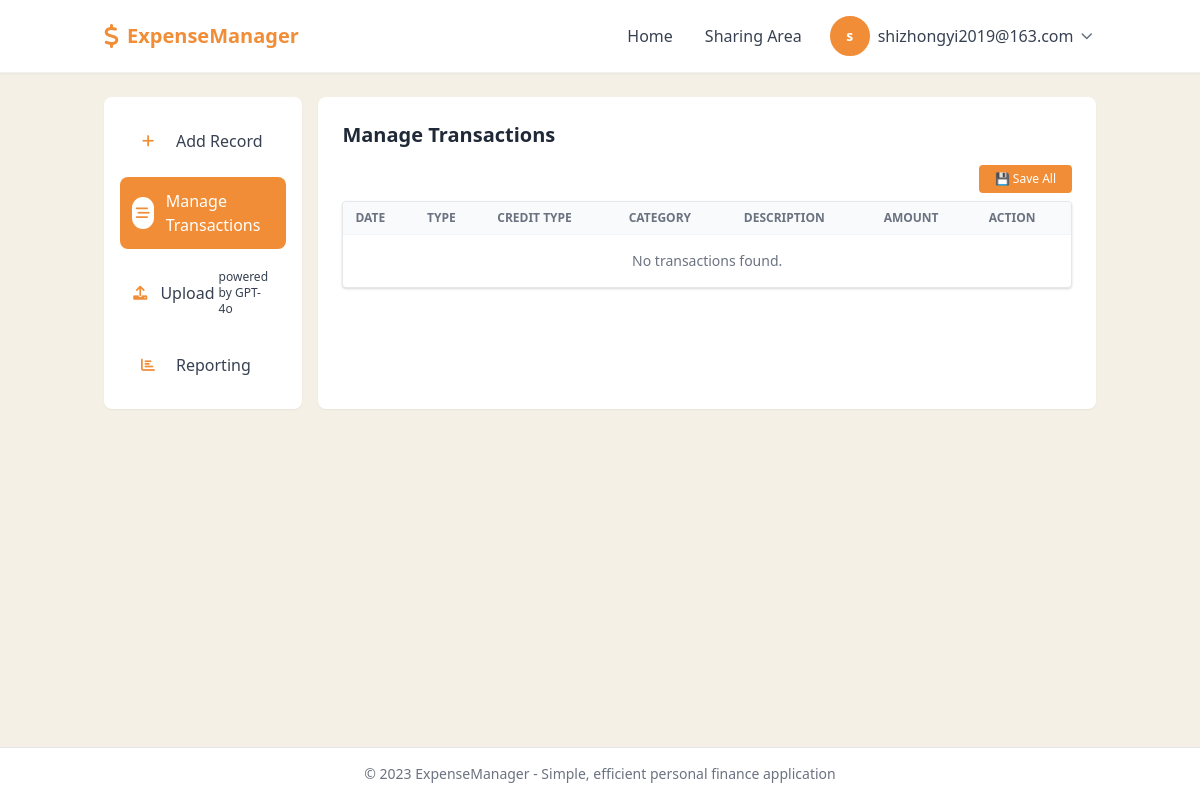
/flow/ (signed in), run on an earlier commit of the app's database.
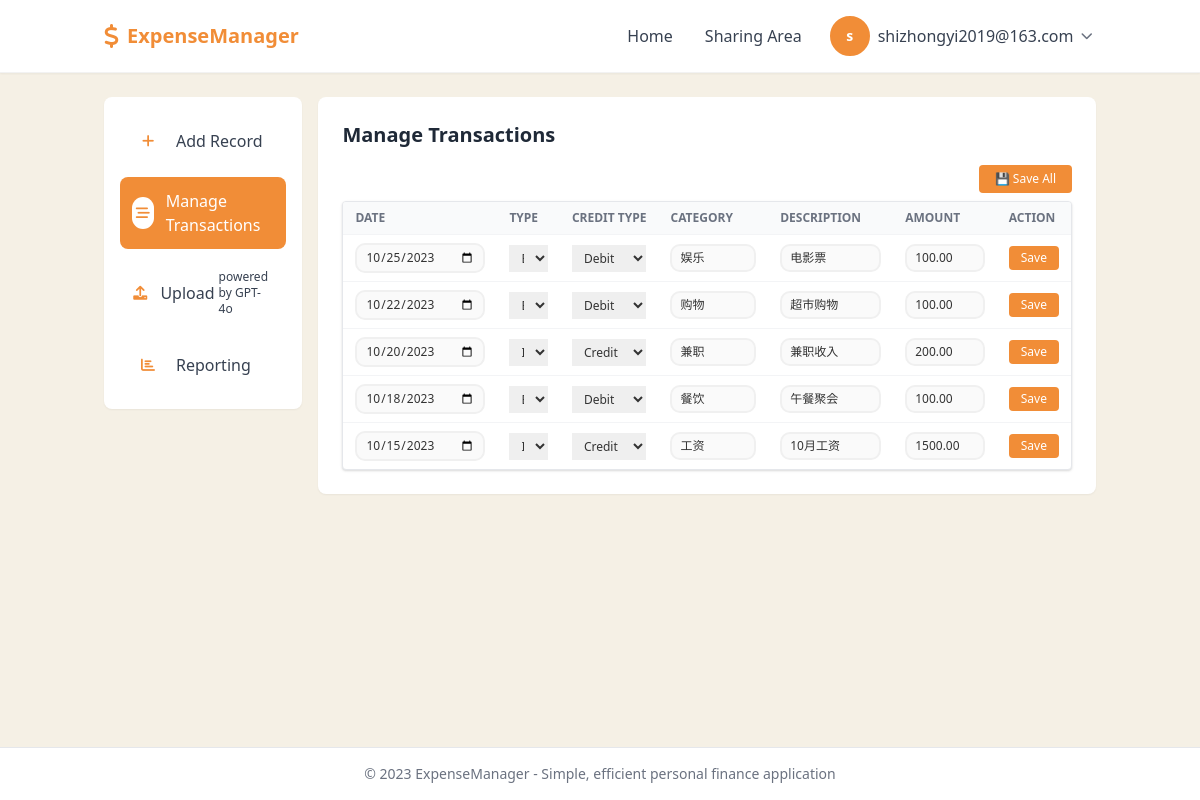
And on a later commit of the database.
### models/user.py (models this page shows)
class User(Base,UserMixin):
    __tablename__ = 'users'
    id = Column(Integer, primary_key=True)
    username = Column(String(150), nullable=True)
    password = Column(String(255), nullable=False)
    email = Column(String(255), unique=True, nullable=False)
    oauth_provider = Column(String(50), nullable=True)  # e.g., 'google'
    oauth_id = Column(String(255), nullable=True)       # e.g., Google user ID
    created_at = Column(DateTime, default=datetime.utcnow)
    avatar = Column(String(255), nullable=True)
    transactions = relationship("Transaction", back_populates="user")
    uploads = relationship("Upload", back_populates="user")

### models/transaction.py (models this page shows)
class Transaction(Base):
    __tablename__ = 'transactions'
    id = Column(Integer, primary_key=True)
    type = Column(String(20), nullable=False)               # 'income' or 'expense'
    credit_type = Column(String(20), nullable=True)        # 'debit' or 'credit'
    amount = Column(Numeric(10, 2), nullable=False)         # Monetary value with 2 decimal places
    category = Column(String(50), nullable=True)            # Free-text category
    date = Column(Date, nullable=False)                     # Date of transaction
    time = Column(Time, nullable=True)                      # Optional time
    description = Column(String(255), nullable=True)              # Description of transaction
    user_id = Column(Integer, ForeignKey('users.id'), nullable=False)
    upload_id = Column(Integer, ForeignKey('uploads.id'), nullable=True)
    created_at = Column(DateTime, default=datetime.utcnow)
    updated_at = Column(DateTime, default=datetime.utcnow, onupdate=datetime.utcnow)
    user = relationship("User", back_populates="transactions")
    upload = relationship("Upload", back_populates="transactions", lazy='joined')
    __table_args__ = (
        Index('idx_transaction_user_date', 'user_id', 'date'),
        Index('idx_transaction_category', 'category'),
    )

### routes/flow.py (the view)
@flow_bp.route('/')
@login_required
def index():
    db = get_db()
    transactions = db.query(Transaction).filter_by(user_id=g.user.id).order_by(Transaction.date.desc()).all()
    return render_template(
        'main/flow.html',
        transactions=transactions,
        active_page='flow'
    )

### app.py (called while the page is built)
@login_manager.user_loader
def load_user(user_id):
    db = get_db()
    return db.query(User).get(int(user_id))

### db.py (called while the page is built)
def get_db():
    if 'db' not in g:
        g.db = SessionLocal()
    return g.db

### templates/main/flow.html (shortened to what this page needs)
{% extends "components/dashboard_base.html" %}
{% block dashboard_content %}
<h1 class="text-xl font-semibold text-gray-800 mb-4">Manage Transactions</h1>
<div class="mb-2 flex justify-end">
  <button onclick="saveAllRows()" class="bg-primary text-white text-xs px-4 py-1.5 rounded hover:bg-primary-dark transition">
    💾 Save All
  </button>
</div>
<div class="w-full overflow-x-auto scroll-smooth touch-auto rounded shadow border border-gray-200 bg-white">
  <table class="min-w-[800px] md:min-w-full divide-y divide-gray-100 text-sm">
    <thead class="bg-gray-50 text-left text-xs font-medium text-gray-500 uppercase sticky top-0 z-10">
      <tr>
        <th class="px-3 py-2 whitespace-nowrap">Date</th>
        <th class="px-3 py-2 whitespace-nowrap">Type</th>
        <th class="px-3 py-2 whitespace-nowrap hidden sm:table-cell">Credit Type</th>
        <th class="px-3 py-2 whitespace-nowrap">Category</th>
        <th class="px-3 py-2 whitespace-nowrap hidden sm:table-cell">Description</th>
        <th class="px-3 py-2 whitespace-nowrap">Amount</th>
        <th class="px-3 py-2 whitespace-nowrap">Action</th>
      </tr>
    </thead>
    <tbody class="divide-y divide-gray-100">
      {% for t in transactions %}
      <tr data-id="{{ t.id }}" class="hover:bg-gray-50">
        <td class="px-3 py-2 whitespace-nowrap">
          <input type="date" class="form-input w-full text-xs py-1 px-2" value="{{ t.date }}">
        </td>
        <td class="px-3 py-2 whitespace-nowrap">
          <select class="form-select w-full text-xs py-1 px-2 type-selector">
            <option value="income" {% if t.type == 'income' %}selected{% endif %}>Income</option>
            <option value="expense" {% if t.type == 'expense' %}selected{% endif %}>Expense</option>
          </select>
        </td>
        <td class="px-3 py-2 whitespace-nowrap hidden sm:table-cell">
          <select class="form-select w-full text-xs py-1 px-2 credit-type-selector">
            <option value="debit" {% if t.credit_type == 'debit' %}selected{% endif %}>Debit</option>
            <option value="credit" {% if t.credit_type == 'credit' %}selected{% endif %}>Credit</option>
          </select>
        </td>
        <td class="px-3 py-2 whitespace-nowrap">
          <input type="text" class="form-input w-full text-xs py-1 px-2" value="{{ t.category }}">
        </td>
        <td class="px-3 py-2 whitespace-nowrap hidden sm:table-cell">
          <input type="text" class="form-input w-full text-xs py-1 px-2" value="{{ t.description }}">
        </td>
        <td class="px-3 py-2 whitespace-nowrap">
          <input type="number" step="0.01" class="form-input w-full text-xs py-1 px-2" value="{{ '%.2f'|format(t.amount) }}">
        </td>
        <td class="px-3 py-2 whitespace-nowrap">
          <button onclick="saveRow({{ t.id }})"
                  class="bg-primary text-white text-xs px-3 py-1 rounded hover:bg-primary-dark transition">
            Save
          </button>
        </td>
      </tr>
      {% else %}
      <tr>
        <td colspan="7" class="text-center text-gray-500 py-4 text-sm">No transactions found.</td>
      </tr>
      {% endfor %}
    </tbody>
  </table>
</div>
{% endblock %}

### templates/components/dashboard_base.html (shortened to what this page needs)
{% extends "components/navigator_base.html" %}
{% block content %}
<div class="flex flex-col md:flex-row gap-4">
  <div class="w-full md:w-1/5 max-w-xs">
    <div class="bg-white rounded-lg shadow-sm p-4 md:sticky md:top-4">
      <div id="sidebar-links" class="hidden md:block">
        <div class="flex flex-col gap-2">
          <a href="{{ url_for('record.index') }}"
             class="flex items-center p-3 rounded-lg {% if active_page == 'record' %}bg-primary text-white{% else %}text-gray-700 hover:bg-gray-100{% endif %} transition duration-200">
            <span class="w-8 h-8 flex items-center justify-center rounded-full {% if active_page == 'record' %}bg-white text-primary{% else %}bg-primary-light text-primary{% endif %} mr-3">
              <i class="fas fa-plus text-sm"></i>
            </span>
            <span class="font-medium">Add Record</span>
          </a>
          <a href="{{ url_for('flow.index') }}"
             class="flex items-center p-3 rounded-lg {% if active_page == 'flow' %}bg-primary text-white{% else %}text-gray-700 hover:bg-gray-100{% endif %} transition duration-200">
            <span class="w-8 h-8 flex items-center justify-center rounded-full {% if active_page == 'flow' %}bg-white text-primary{% else %}bg-primary-light text-primary{% endif %} mr-3">
              <i class="fas fa-stream text-sm"></i>
            </span>
            <span class="font-medium">Manage Transactions</span>
          </a>
          <a href="{{ url_for('upload.upload') }}"
             class="flex items-center p-3 rounded-lg {% if active_page == 'upload' %}bg-primary text-white{% else %}text-gray-700 hover:bg-gray-100{% endif %} transition duration-200">
            <span class="w-8 h-8 flex items-center justify-center rounded-full {% if active_page == 'upload' %}bg-white text-primary{% else %}bg-primary-light text-primary{% endif %} mr-3">
              <i class="fas fa-upload text-sm"></i>
            </span>
            <span class="font-medium">Upload</span>
            <span class="text-xs font-medium ml-1">powered by GPT-4o</span>
          </a>
          <a href="{{ url_for('report.report') }}"
             class="flex items-center p-3 rounded-lg {% if active_page == 'report' %}bg-primary text-white{% else %}text-gray-700 hover:bg-gray-100{% endif %} transition duration-200">
            <span class="w-8 h-8 flex items-center justify-center rounded-full {% if active_page == 'report' %}bg-white text-primary{% else %}bg-primary-light text-primary{% endif %} mr-3">
              <i class="fas fa-chart-bar text-sm"></i>
            </span>
            <span class="font-medium">Reporting</span>
          </a>
        </div>
      </div>
    </div>
  </div>
  <div class="w-full bg-white rounded-lg shadow-sm p-6">
    {% block dashboard_content %}{% endblock %}
  </div>
</div>
{% endblock %}

### templates/components/navigator_base.html (shortened to what this page needs)
<!DOCTYPE html>
<html lang="en">
  <head>
    <link rel="stylesheet" href="{{ url_for('static', filename='css/styles.css') }}" />
    <link href="https://cdn.jsdelivr.net/npm/tailwindcss@2.2.19/dist/tailwind.min.css" rel="stylesheet" />
    <link rel="stylesheet" href="https://cdnjs.cloudflare.com/ajax/libs/font-awesome/6.0.0-beta3/css/all.min.css" />
  </head>
  <body class="bg-beige-100">
    <div class="min-h-screen flex flex-col">
      <header class="bg-white shadow-sm">
        <div class="container mx-auto px-4 py-3">
          <nav class="flex flex-wrap items-center justify-between gap-4">
            <div class="flex items-center space-x-6">
              <a href="{{ url_for('home.index') }}" class="flex items-center">
                <span class="text-primary text-2xl font-bold mr-2"><i class="fas fa-dollar-sign"></i></span>
                <span class="text-xl font-semibold text-primary">ExpenseManager</span>
              </a>
            </div>
            <div class="flex items-center space-x-6">
              <div class="hidden md:flex items-center space-x-8">
                <a href="{{ url_for('home.index') }}" class="text-gray-700 hover:text-primary font-medium">Home</a>
                <a href="{{ url_for('public.public_sharing') }}" class="text-gray-700 hover:text-primary font-medium">Sharing Area</a>
              </div>
              <div class="relative">
                {% if g.user %}
                <div class="user-dropdown relative">
                  <button class="user-avatar flex items-center space-x-2 focus:outline-none">
                    <div class="w-10 h-10 rounded-full bg-primary text-white flex items-center justify-center font-semibold text-sm border-2 border-primary">
                      {{ g.user.username.split()[0][0] }}{% if g.user.username.split()|length > 1 %}{{ g.user.username.split()[1][0] }}{% endif %}
                    </div>
                    <span class="text-gray-700 font-medium hidden md:inline">{{ g.user.username }}</span>
                    <i class="fas fa-chevron-down text-gray-500 text-xs"></i>
                  </button>
                </div>
                {% endif %}
              </div>
            </div>
          </nav>
        </div>
      </header>
      <main class="flex-grow">
        <div class="container mx-auto px-4 py-6">
          {% block content %}{% endblock %}
        </div>
      </main>
      <footer class="py-4 mt-auto bg-white border-t border-gray-200">
        <div class="container mx-auto text-center text-gray-500 text-sm">
          <p>&copy; 2023 ExpenseManager - Simple, efficient personal finance application</p>
        </div>
      </footer>
    </div>
  </body>
</html>

### static/css/styles.css (style rules this page uses)
:root { --primary-color: #f18d37; --primary-light: rgba(241, 141, 55, 0.1); --light-color: #ffffff; --beige-color: #f5f0e5; --text-color: #333333; --text-light: #666666; --shadow-color: rgba(0, 0, 0, 0.1); --primary-dark: #e07b26; }
* { margin: 0; padding: 0; box-sizing: border-box; }
body { font-family: "Helvetica Neue", Arial, sans-serif; background-color: var(--beige-color); color: var(--text-color); min-height: 100vh; display: flex; flex-direction: column; line-height: 1.6; }
header { border-bottom: 1px solid rgba(0, 0, 0, 0.05); }
.text-primary { color: var(--primary-color) !important; }
.bg-primary { background-color: var(--primary-color) !important; }
.border-primary { border-color: var(--primary-color) !important; }
.user-dropdown { position: relative; display: inline-block; }
.user-avatar { cursor: pointer; padding: 4px; border-radius: 50%; transition: all 0.2s; }
.form-input { width: 100%; padding: 14px 16px; border: 2px solid #f0f0f0; border-radius: 10px; font-size: 16px; transition: all 0.3s; background-color: #fafafa; }
.form-control, .form-select { width: 100%; }

What changed in the data, as far as the page shows it:
added Transaction: date "10/25/2023", type "Expense", credit_type "Debit", category "娱乐", description "电影票", amount "100.00"
added Transaction: date "10/22/2023", type "Expense", credit_type "Debit", category "购物", description "超市购物", amount "100.00"
added Transaction: date "10/20/2023", type "Income", credit_type "Credit", category "兼职", description "兼职收入", amount "200.00"
added Transaction: date "10/18/2023", type "Expense", credit_type "Debit", category "餐饮", description "午餐聚会", amount "100.00"
added Transaction: date "10/15/2023", type "Income", credit_type "Credit", category "工资", description "10月工资", amount "1500.00"
Also different on the page:
text no longer shown: "No transactions found."
